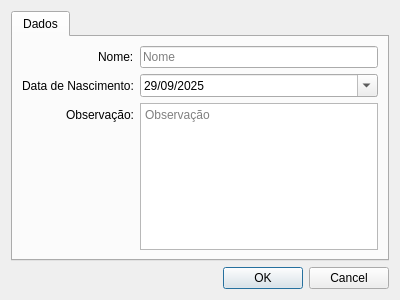
<?xml version="1.0" encoding="UTF-8"?>
<ui version="4.0">
 <class>PlayerEditView</class>
 <widget class="QDialog" name="PlayerEditView">
  <property name="geometry">
   <rect>
    <x>0</x>
    <y>0</y>
    <width>400</width>
    <height>300</height>
   </rect>
  </property>
  <property name="windowTitle">
   <string>Jogador - Novo</string>
  </property>
  <property name="modal">
   <bool>true</bool>
  </property>
  <layout class="QVBoxLayout" name="main_layout">
   <item>
    <widget class="QTabWidget" name="tab_widget">
     <property name="currentIndex">
      <number>0</number>
     </property>
     <widget class="QWidget" name="details_tab">
      <attribute name="title">
       <string>Dados</string>
      </attribute>
      <layout class="QFormLayout" name="details_layout">
       <property name="labelAlignment">
        <set>Qt::AlignRight|Qt::AlignTrailing|Qt::AlignVCenter</set>
       </property>
       <item row="0" column="0">
        <widget class="QLabel" name="label_name">
         <property name="text">
          <string>Nome:</string>
         </property>
        </widget>
       </item>
       <item row="0" column="1">
        <widget class="QLineEdit" name="name_input">
         <property name="placeholderText">
          <string>Nome</string>
         </property>
        </widget>
       </item>
       <item row="1" column="0">
        <widget class="QLabel" name="label_birth_date">
         <property name="text">
          <string>Data de Nascimento:</string>
         </property>
        </widget>
       </item>
       <item row="1" column="1">
        <widget class="QDateEdit" name="birth_date_input">
         <property name="calendarPopup">
          <bool>true</bool>
         </property>
         <property name="displayFormat">
          <string>dd/MM/yyyy</string>
         </property>
         <property name="date">
          <date>
           <year>2025</year>
           <month>9</month>
           <day>29</day>
          </date>
         </property>
        </widget>
       </item>
       <item row="2" column="0">
        <widget class="QLabel" name="label_observation">
         <property name="text">
          <string>Observação:</string>
         </property>
        </widget>
       </item>
       <item row="2" column="1">
        <widget class="QTextEdit" name="observation_input">
         <property name="maximumHeight">
          <number>80</number>
         </property>
         <property name="placeholderText">
          <string>Observação</string>
         </property>
        </widget>
       </item>
      </layout>
     </widget>
    </widget>
   </item>
   <item>
    <widget class="QDialogButtonBox" name="button_box">
     <property name="orientation">
      <enum>Qt::Horizontal</enum>
     </property>
     <property name="standardButtons">
      <set>QDialogButtonBox::Cancel|QDialogButtonBox::Ok</set>
     </property>
    </widget>
   </item>
  </layout>
 </widget>
 <resources/>
 <connections>
  <connection>
   <sender>button_box</sender>
   <signal>accepted()</signal>
   <receiver>PlayerEditView</receiver>
   <slot>accept()</slot>
   <hints>
    <hint type="sourcelabel">
     <x>248</x>
     <y>254</y>
    </hint>
    <hint type="destinationlabel">
     <x>157</x>
     <y>274</y>
    </hint>
   </hints>
  </connection>
  <connection>
   <sender>button_box</sender>
   <signal>rejected()</signal>
   <receiver>PlayerEditView</receiver>
   <slot>reject()</slot>
   <hints>
    <hint type="sourcelabel">
     <x>316</x>
     <y>260</y>
    </hint>
    <hint type="destinationlabel">
     <x>286</x>
     <y>274</y>
    </hint>
   </hints>
  </connection>
 </connections>
</ui>
